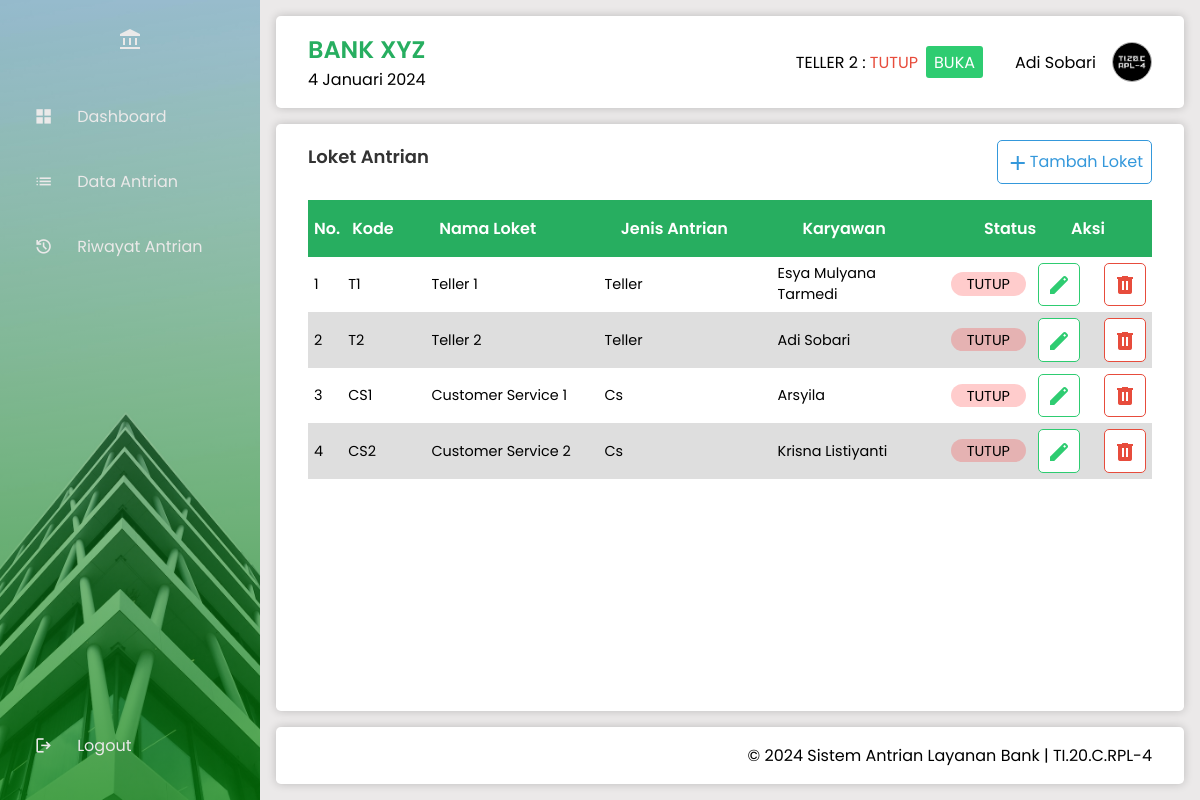
The page /loket_antrian/index.php (signed in) on the database its author committed.
### tables this page shows
CREATE TABLE `loket` (
  `id_loket` int NOT NULL AUTO_INCREMENT,
  `kode_loket` varchar(20) NOT NULL,
  `nama_loket` varchar(60) NOT NULL,
  `status_loket` enum('aktif','tutup') NOT NULL DEFAULT 'tutup',
  `id_karyawan` int DEFAULT NULL,
  PRIMARY KEY (`id_loket`),
  KEY `id_karyawan` (`id_karyawan`),
  CONSTRAINT `loket_ibfk_1` FOREIGN KEY (`id_karyawan`) REFERENCES `karyawan` (`id_karyawan`)
);

CREATE TABLE `karyawan` (
  `id_karyawan` int NOT NULL AUTO_INCREMENT,
  `nik` varchar(16) NOT NULL,
  `nama` varchar(60) NOT NULL,
  `bagian` enum('teller','cs') NOT NULL,
  `no_hp` varchar(13) NOT NULL,
  `password` varchar(60) NOT NULL,
  `foto` varchar(120) NOT NULL,
  `role` varchar(8) NOT NULL DEFAULT 'karyawan',
  PRIMARY KEY (`id_karyawan`)
);

### _config.php (called while the page is built, shortened)
<?php
function base_url($url = null) {
    $base_url = "http://localhost/abank";
    if ($url != null) {
        return $base_url . "/" . $url;
    } else {
        return $base_url;
    }
}
function setActivePage($page)
{
    $current_page = $_SERVER['REQUEST_URI'];
    $active_class = '';
    return $active_class;
}
function tanggalIndonesia() {
    $bulanIndonesia = array(
        'Januari', 'Februari', 'Maret', 'April', 'Mei', 'Juni',
        'Juli', 'Agustus', 'September', 'Oktober', 'November', 'Desember'
    );
    $indexBulan = date('n') - 1;
    $tanggal = date('j') . ' ' . $bulanIndonesia[$indexBulan] . ' ' . date('Y');
    return $tanggal;
}
function getStatusClass($status_antrian) {
    switch (strtolower($status_antrian)) {
        case 'tutup':
            return 'status-batal';
    }
}
?>

### loket_antrian/index.php (the view)
<?php
include '../header.php';
?>
    <main>
        <section class="data-section">
            <div class="data-info">
                <h2 class="data-title">Loket Antrian</h2>
                <button class="btn" onclick="window.location.href='add.php'"><span class="material-symbols-outlined">add</span>Tambah Loket</button>
            </div>
            <div class="data-table">
                <table>
                    <thead>
                        <tr class="flex-row">
                            <th class="first-th">No.</th>
                            <th class="fix-th">Kode</th>
                            <th>Nama Loket</th>
                            <th>Jenis Antrian</th>
                            <th>Karyawan</th>
                            <th class="fix-th">Status</th>
                            <th class="last-th">Aksi</th>
                        </tr>
                    </thead>
                    <tbody>
                    <?php
                    $no = 1;
                    $result = mysqli_query($conn, "SELECT * FROM loket INNER JOIN karyawan ON loket.id_karyawan = karyawan.id_karyawan") or die(mysqli_error($conn));
                    if (mysqli_num_rows($result) > 0) {
                        while ($data = mysqli_fetch_assoc(($result))) { ?>
                        <tr class="flex-row">
                            <td class="first-th"><?= $no++ ?></td>
                            <td class="fix-td"><?= strtoupper($data['kode_loket']) ?></td>
                            <td><?= ucwords($data['nama_loket']) ?></td>
                            <td><?= ucwords($data['bagian']) ?></td>
                            <td><?= ucwords($data['nama']) ?></td>
                            <td class="fix-td">
                                <span class="<?= getStatusClass($data['status_loket']) ?>"><?= strtoupper($data['status_loket']) ?></span>
                            </td>
                            <td class="last-td">
                                <div class="btn-group">
                                    <a href="edit.php?id=<?= $data['id_loket'] ?>" class="success-btn"><span class="material-symbols-outlined">edit</span></a>
                                    <a href="del.php?id=<?= $data['id_loket'] ?>" onclick="return confirm('Yakin akan menghapus data?')" class="secondary-btn" role="button" aria-label="Hapus data"><span class="material-symbols-outlined">delete</span></a>
                                </div>
                            </td>
                        </tr>
                        <?php
                        }
                    } else {
                        echo "<tr><td colspan=\"8\" align=\"center\">Data tidak ditemukan.</td></tr>";
                    }
                    ?>
                    </tbody>
                </table>
            </div>
        </section>
    </main>
<?php
include '../footer.php';

### header.php (shortened to what this page needs)
<?php
include '_config.php';
$userRole = $_SESSION['user_role'];
$idKaryawan = $_SESSION['user_id'];
?>
<!DOCTYPE html>
<html lang="en">
<head>
    <link rel="stylesheet" href="<?= base_url('_assets/css/style.css'); ?>">
</head>
<body class="fade-out">
    <aside>
        <div class="logo">
            <span class="material-symbols-outlined">
            </span>
        </div>
        <ul class="menu">
            <li <?= setActivePage('dashboard'); ?>>
                <a href="<?= base_url('dashboard'); ?>">
                    <span class="material-symbols-outlined">
                    </span>
                    <span class="menu-item">Dashboard</span>
                </a>
            </li>
            <li <?= setActivePage('data_antrian'); ?>>
                <a href="<?= base_url('data_antrian'); ?>">
                    <span class="material-symbols-outlined">
                    </span>
                    <span class="menu-item">Data Antrian</span>
                </a>
            </li>
            <li <?= setActivePage('riwayat_antrian'); ?>>
                <a href="<?= base_url('riwayat_antrian'); ?>">
                    <span class="material-symbols-outlined">
                    </span>
                    <span class="menu-item">Riwayat Antrian</span>
                </a>
            </li>
            <li class="logout">
                <a href="<?= base_url('auth/logout.php'); ?>">
                    <span class="material-symbols-outlined">
                    </span>
                    <span class="menu-item">Logout</span>
                </a>
            </li>
        </ul>
    </aside>
    <div class="container">
        <header>
            <div class="header-title">
                <h1>BANK XYZ</h1>
                <span><?= tanggalIndonesia(); ?></span>
            </div>
            <div class="user-info">
                <?php
                if ($userRole === 'karyawan' && isset($idKaryawan)) {
                    $query = "SELECT id_loket, nama_loket, status_loket FROM loket WHERE id_karyawan = '$idKaryawan'";
                    $result = mysqli_query($conn, $query);
                    if ($result) {
                        $loketData = mysqli_fetch_assoc($result);
                        if ($loketData) {
                            $loketName = strtoupper($loketData['nama_loket']);
                            $loketStatus = $loketData['status_loket'];
                        ?>
                            <div class="loket-info">
                                <div class="user-log-loket">
                                    <span><?= $loketName . ' :'; ?></span>
                                    <span class="status-loket <?= $loketStatus === 'aktif' ? 'status-aktif' : 'status-tutup'; ?>">
                                        <?= strtoupper($loketStatus); ?>
                                    </span>
                                </div>
                                <div class="toggle-loket-status">
                                    <form method="post">
                                        <input type="submit" name="submit" value="<?= $loketStatus === 'aktif' ? 'TUTUP' : 'BUKA'; ?>" class="btn-status-loket <?= $loketStatus === 'aktif' ? 'warning-button' : 'success-button'; ?>">
                                    </form>
                                </div>
                            </div>
                            <?php
                        } else {
                            echo 'Data loket tidak ditemukan.';
                        }
                    } else {
                        echo 'Error: ' . mysqli_error($conn);
                    }
                }
                ?>
                <span class="user-log-name"><?= ucwords($_SESSION['user_nama']); ?></span>
                <img src="../_assets/image/photo/<?= $_SESSION['user_foto']; ?>" alt="photo">
            </div>
        </header>

### rows shown on the page
loket: nama_loket "TELLER 2", status_loket "TUTUP", submit "BUKA", kode_loket "T2", nama_loket "Teller 2", id_karyawan.bagian "Teller", id_karyawan.nama "Adi Sobari"
loket: kode_loket "T1", nama_loket "Teller 1", id_karyawan.bagian "Teller", id_karyawan.nama "Esya Mulyana Tarmedi", status_loket "TUTUP"
loket: kode_loket "CS1", nama_loket "Customer Service 1", id_karyawan.bagian "Cs", id_karyawan.nama "Arsyila", status_loket "TUTUP"
loket: kode_loket "CS2", nama_loket "Customer Service 2", id_karyawan.bagian "Cs", id_karyawan.nama "Krisna Listiyanti", status_loket "TUTUP"

### other values the page prints
tanggalIndonesia() "4 Januari 2024"
$_SESSION['user_nama'] "Adi Sobari"
